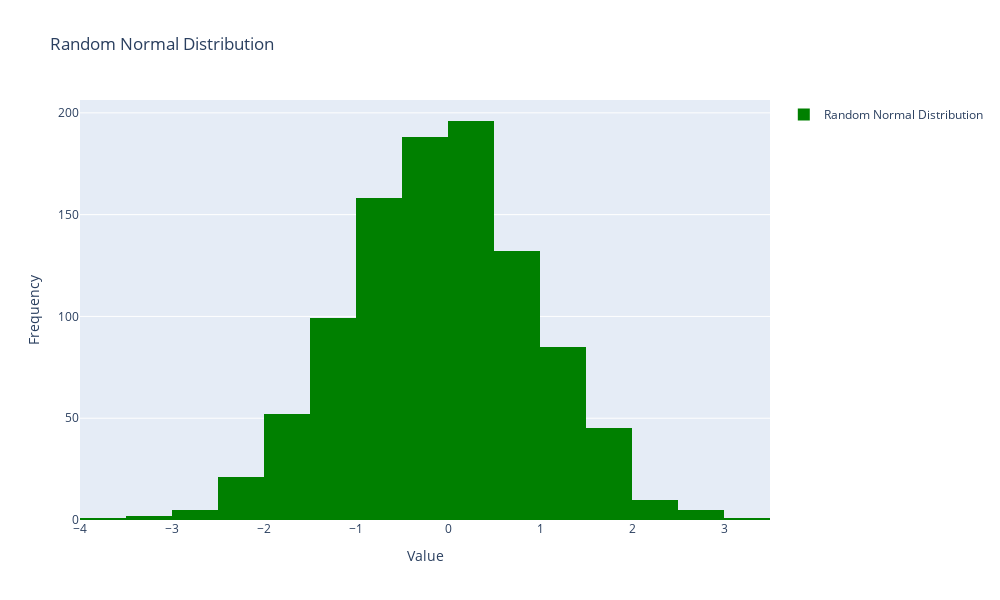

The notebook cell this image was saved under:
### Code cell
# Histogram Data
data_hist = np.random.normal(size=1000)

# Basic Histogram
plt.hist(data_hist, bins=30, label='Random Normal Distribution', color='green')
plt.xlabel('Value')
plt.ylabel('Frequency')
plt.title('Random Normal Distribution')
plt.legend()
plt.set_size(10, 6)
plt.show()

### Figure 1 — Plotly figure (JSON) as saved in the notebook; plotly's stock layout.template omitted (floating-point values rounded to 4 significant figures; data arrays with more than 128 entries replaced by an {"elided": "..."} marker saying what was removed)
{"data": [{"marker": {"color": "green"}, "name": "Random Normal Distribution", "nbinsx": 30, "type": "histogram", "x": {"elided": "1000 float values"}}], "layout": {"height": 600, "showlegend": true, "title": {"text": "Random Normal Distribution"}, "width": 1000, "xaxis": {"title": {"text": "Value"}}, "yaxis": {"title": {"text": "Frequency"}}}}
